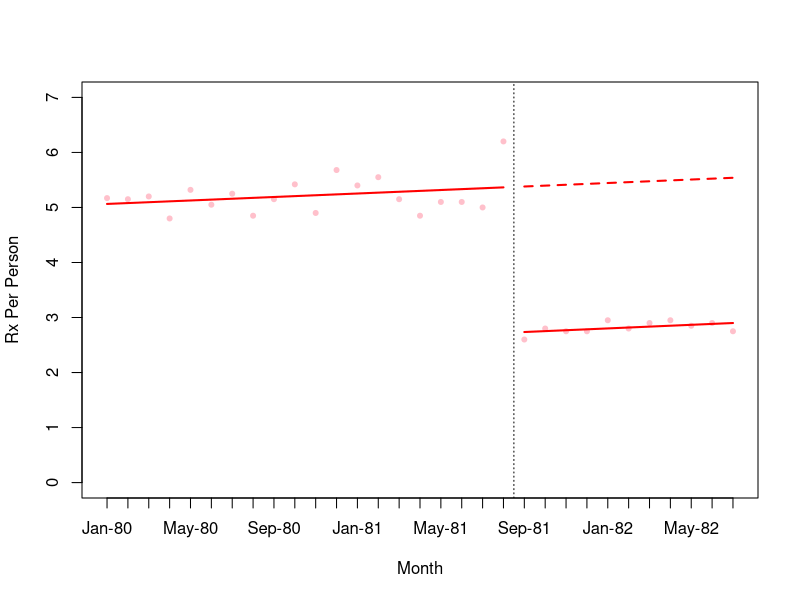

Reproduce this figure in R.
###################################
# Load the necessary libraries
###################################

library(nlme)
library(car)


########################
# Read in the dataset
########################

# Two options: either use "import dataset" in RStudio, or use read.csv
data <- read.csv("nh_wild_point.csv",header=T)

# Alternative method to create a new variable indicating the wild point
data$wild_point <- rep(0,31)
data$wild_point[20] <- 1


########################
# Preliminary Analysis
########################

# Fit the OLS regression model
model_ols <- lm(rxpp ~ time + level + trend + wild_point, data=data)
summary(model_ols)


########################
# Modeling
########################

# Fit the GLS regression model with p=10 as in Week 2
model_p0q0 <- gls(rxpp ~ time + level + trend,
                 data=data,
                 correlation=NULL,
                 method="ML")
summary(model_p0q0)


########################
# Plot results
#########################

# Produce the plot, first plotting the raw data points
plot(data$time,data$rxpp,
     ylim=c(0,7),
     ylab="Rx Per Person",
     xlab="Month",
     pch=20,
     col="pink",
     xaxt="n")

# Add x axis with dates
axis(1, at=1:31, labels=data$month)

# Add line indicating weather pattern change
abline(v=20.5,lty="dotted")

# Plot the first line segment
segments(1,
         model_p0q0$coef[1]+model_p0q0$coef[2],
         20,
         model_p0q0$coef[1]+model_p0q0$coef[2]*20,
         lty=1,
         lwd=2,
         col='red')


# Plot the second line segment
lines(data$time[21:31], fitted(model_p0q0)[21:31], col="red",lwd=2)

# And the counterfactual
segments(21,
         model_p0q0$coef[1]+model_p0q0$coef[2]*21,
         31,
         model_p0q0$coef[1]+model_p0q0$coef[2]*31,
         lty=2,
         lwd=2,
         col='red')

# END